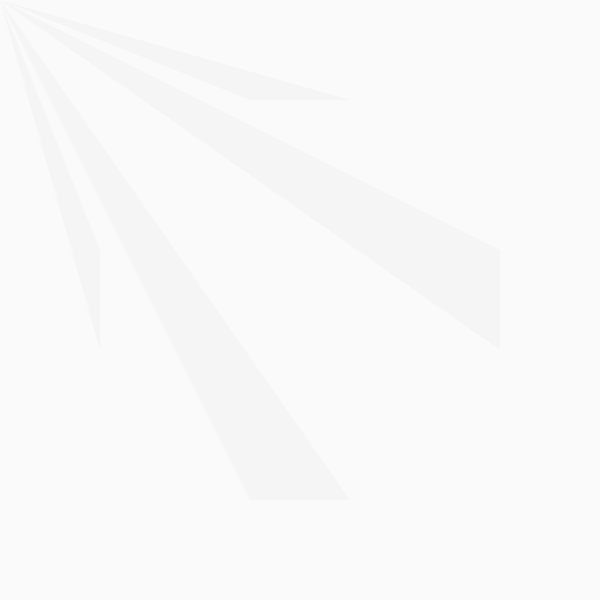
Frame 1 (no input)
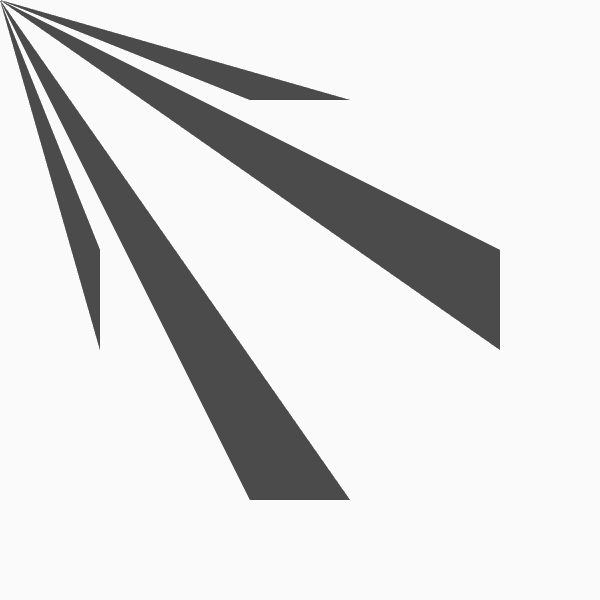
Frame 60 (the mouse pressed at the canvas centre just before this capture)
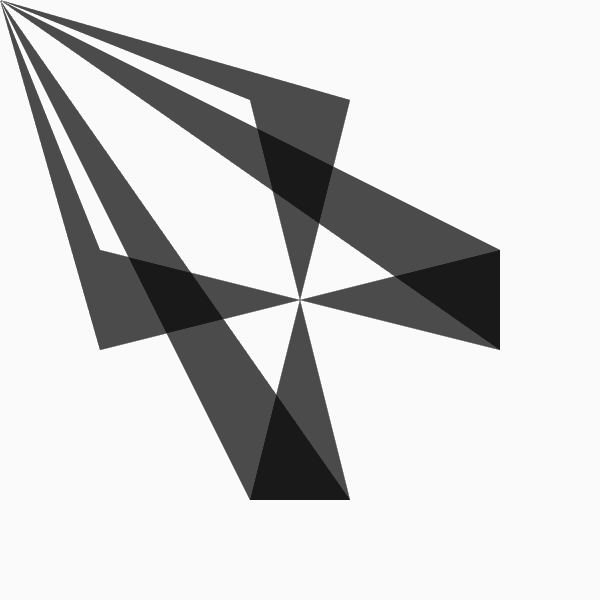
Frame 120 (the mouse held since frame 60 and released just before this capture)

The Processing sketch that drew these frames (run headless with seeded random() and noise(); from frame 60 on, the mouse is pressed at the canvas centre):

// Processing sketch: processing_28037
// ── processing_28037.pde

void setup(){
  size(600,600);
  background(250,250);
  smooth();
  noCursor();
  strokeWeight(0.2);
  frameRate(10);
}
 
 
void draw(){
  noStroke();
  fill(0,5);
  
  //horizontal
  triangle(mouseX,mouseY,250,100,350,100);
  triangle(250,500,350,500, mouseX,mouseY);
 //vertical
  triangle(100,250,100,350, mouseX,mouseY);
  triangle(mouseX,mouseY,500,250,500,350);

}
